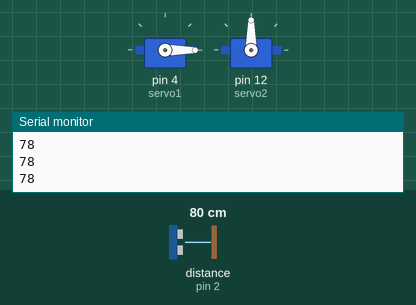
Bench run of a sketch on a simulated Arduino Uno, built with avr-gcc and run on an emulated ATmega328P. Parts: 2 × servo, the last lines printed to the serial monitor. Wiring (inferred from the names in the program): ultrasonic range finder: trigger pin 3; echo pin 2. The test bench sets the inputs (shaded band); at power-on: distance to the obstacle (sensor on pin 2) 80 cm. The echo pulse lasts 58.3 µs per cm.

Above: at 1.2 s.
1.3 s: distance to the obstacle (sensor on pin 2) set to 12 cm
2.8 s: distance to the obstacle (sensor on pin 2) set to 9 cm
At 3.8 s:
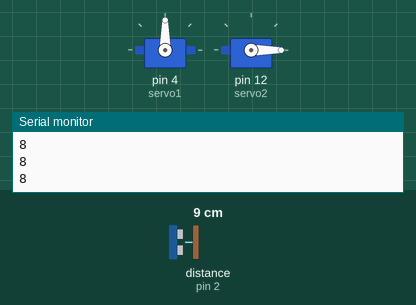
4.3 s: distance to the obstacle (sensor on pin 2) set to 18 cm
At 4.9 s:
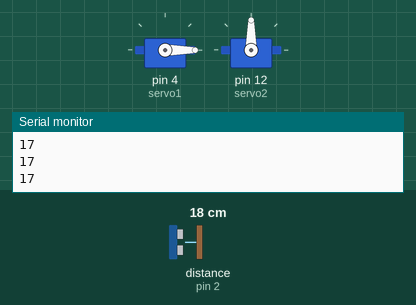
5.8 s: distance to the obstacle (sensor on pin 2) set to 2 cm
At 7.2 s:
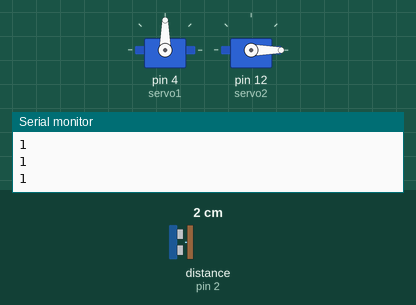
Timing chart, 0 to 8.3 s (numbered marks = the images above; inputs shaded):
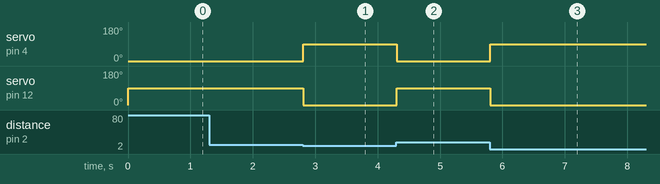

Measured:
- the behaviour switches between 11 and 10 cm on distance to the obstacle (sensor on pin 2) (found by bisection; images 0 and 1)
- after the input at 2.8 s, servo on pin 4 (servo1): 0° → 90° at once; servo on pin 12 (servo2): 90° → 0° at once
- after the input at 4.3 s, servo on pin 4 (servo1): 90° → 0° at once; servo on pin 12 (servo2): 0° → 90° at once
- after the input at 5.8 s, servo on pin 4 (servo1): 0° → 90° at once; servo on pin 12 (servo2): 90° → 0° at once

The sketch:

Task_13Servoparticularsidt.ino
```cpp
//OPerating Servo Motor to rotate from 0 to 180 from 10 cm to 20 cm and vice versa

#include<Servo.h>

int trigPin = 3;
int echoPin = 2;
Servo servo1;
Servo servo2;
int angle = 0;
long duration, distance;

void setup()
{
  Serial.begin(9600);
  pinMode(trigPin, OUTPUT);
  pinMode(echoPin, INPUT);
  servo1.attach(4);
  servo1.write(angle);
  servo2.attach(12);
  servo2.write(angle);
}

void loop()
{
  digitalWrite(trigPin,HIGH);
  delayMicroseconds(1000);
  digitalWrite(trigPin, LOW);
  duration=pulseIn(echoPin, HIGH);
  distance =(duration*0.034)/2;
  Serial.println(distance);

if (distance < 10) {
servo1.write(90);
servo2.write(0);
}
else {
servo1.write(0);
servo2.write(90);
}
}
```
